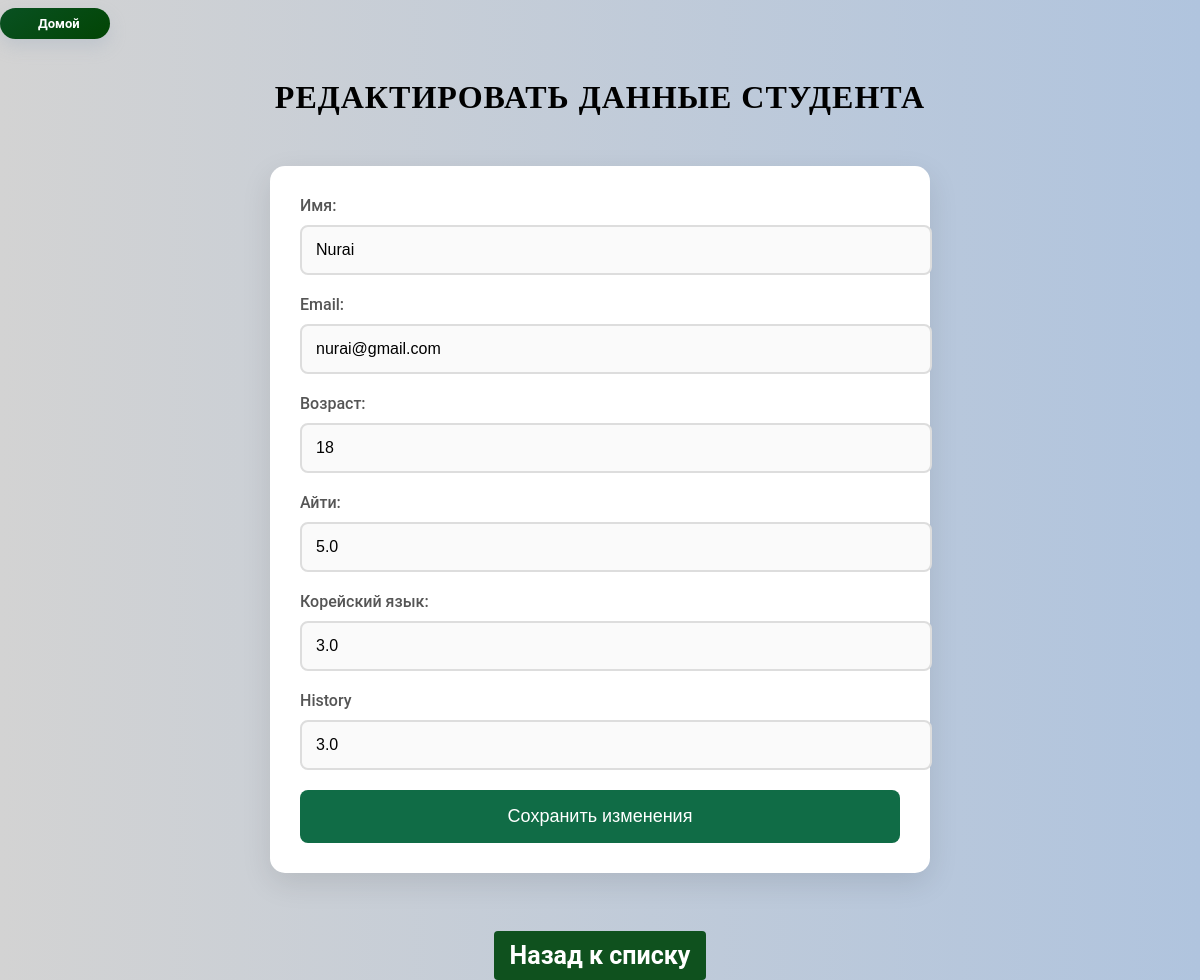
The page /edit/3 on the database its author committed.
### app.py (models this page shows, shortened)
class Student(db.Model):
    id = db.Column(db.Integer, primary_key=True)
    name = db.Column(db.String(80), nullable=False)
    email = db.Column(db.String(120), unique=True, nullable=False)
    age = db.Column(db.Integer, nullable=False)
    IT = db.Column(db.Float, nullable=False)
    Korean = db.Column(db.Float, nullable=False)
    History = db.Column(db.Float, nullable=False, default=0.0)
    grade = db.Column(db.Float, nullable=False)

### app.py (the view, shortened to what this page needs)
@app.route('/edit/<int:id>', methods=['GET', 'POST'])
def edit_student(id):
    student = Student.query.get(id)
    if not student:
        return "Студент не найден", 404  # Обработка ошибки, если студент не найден
    return render_template('edit_student.html', student=student)  # Отправка студента в шаблон

### templates/edit_student.html (shortened to what this page needs)
<!DOCTYPE html>
<html lang="en">
<head>
    <link rel="stylesheet" href="{{ url_for('static', filename='edit.style.css') }}">
</head>
<body>
     <div class="home-button">
        <a href="/" class="btn btn-primary">
             Домой
        </a>
    </div>
    <h1>Редактировать данные студента</h1>
    <form action="/edit/{{ student.id }}" method="POST">
        <label for="name">Имя:</label>
        <input type="text" id="name" name="name" value="{{ student.name }}" required><br>
        <label for="email">Email:</label>
        <input type="email" id="email" name="email" value="{{ student.email }}" required><br>
        <label for="age">Возраст:</label>
        <input type="number" id="age" name="age" value="{{ student.age }}" required><br>
        <label for="IT">Айти:</label>
        <input type="number" id="IT" name="IT" value="{{ student.IT}}" step="0.1"><br>
        <label for="Korean">Корейский язык:</label>
        <input type="number" id="Korean" name="Korean" value="{{ student.Korean}}" step="0.1"><br>
        <label for="History">History</label>
        <input type="number" step="any" id="History" name="History" value="{{ student.History }}">
        <button type="submit">Сохранить изменения</button>
    </form>
    <div class="container">
        <a href="/" class="back-link">Назад к списку</a>
    </div>
</body>
</html>

### static/edit.style.css (style rules this page uses)
body { font-family: 'Roboto', sans-serif; background: linear-gradient(to right, #d3d3d3, #b0c4de); margin: 0; padding: 0; color: #333; }
h1 { text-align: center; margin-top: 40px; font-size: 32px; color: black; font-family: 'Playfair Display', serif; text-transform: uppercase; letter-spacing: 1px; }
form { max-width: 600px; margin: 50px auto; padding: 30px; background-color: #fff; border-radius: 15px; box-shadow: 0 10px 30px rgba(0, 0, 0, 0.1); font-size: 16px; color: #333; transition: transform 0.3s ease-in-out; }
form label { display: block; margin-bottom: 10px; font-weight: 500; color: #555; }
form input { width: 100%; padding: 14px; margin-bottom: 20px; border: 2px solid #ddd; border-radius: 8px; background-color: #fafafa; font-size: 16px; transition: all 0.3s ease-in-out; }
form button { width: 100%; padding: 16px; background-color: #106c46; color: white; font-size: 18px; border: none; border-radius: 8px; cursor: pointer; transition: background-color 0.3s ease, transform 0.3s ease; }
a { display: inline-block; margin-top: 8px; padding: 10px 16px; text-decoration: none; font-size: 25px; color: #fff; background-color: #0f511e; border-radius: 4px; font-weight: bold; text-align: center; transition: background-color 0.3s ease; }
.container { text-align: center; margin-top: 10px; }
.btn { padding: 8px 30px; font-size: 13px; text-decoration: none; color: white; background: linear-gradient(145deg, #095122, #024504); border-radius: 30px; box-shadow: 0px 8px 16px rgba(168, 181, 195, 0.4); transition: all 0.3s ease-in-out; }

### rows shown on the page
Student: name "Nurai", email "nurai@gmail.com", age "18", IT "5.0", Korean "3.0", History "3.0"
